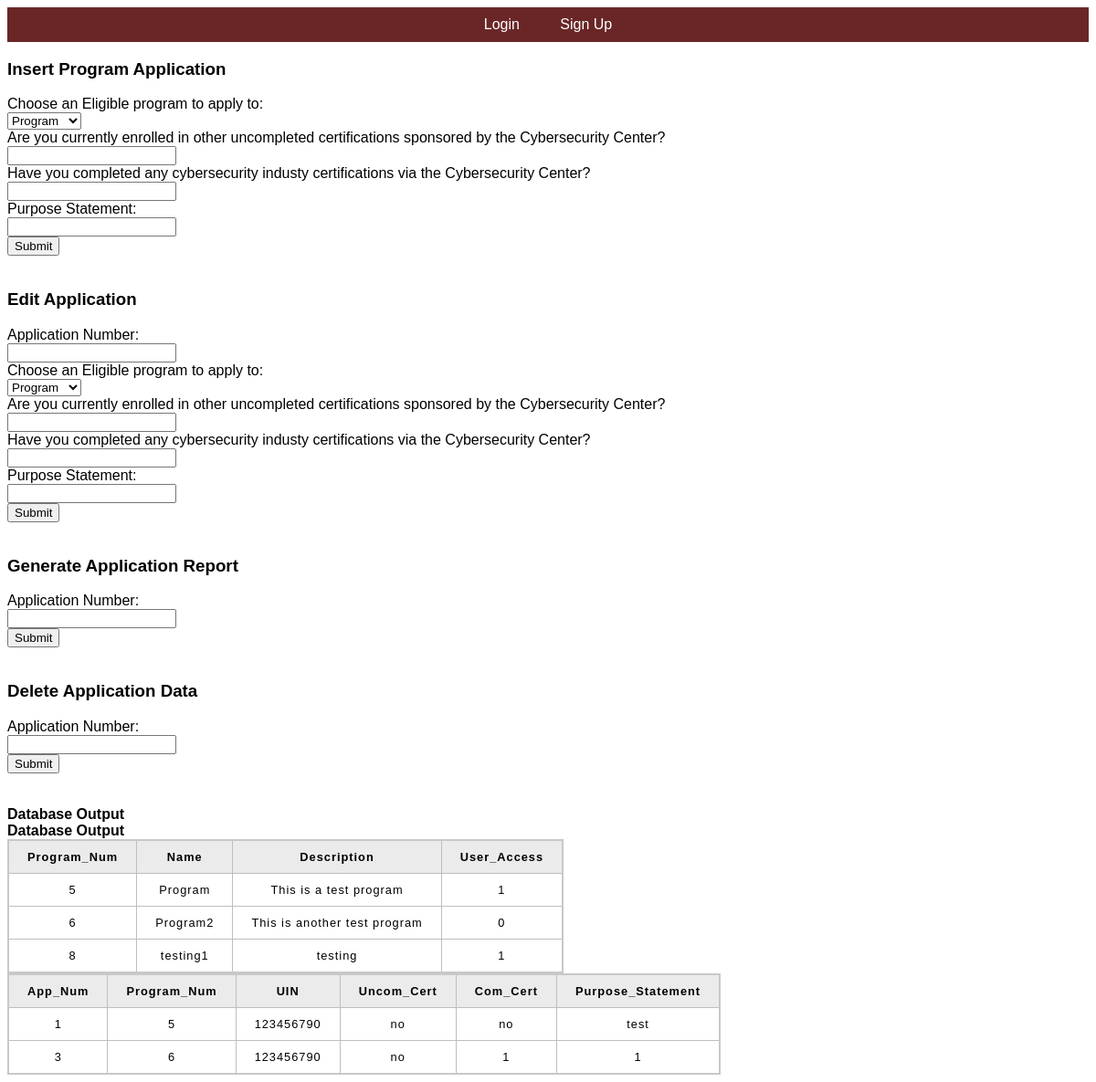
The page /app_info_manager.php on the database its author committed.
### tables this page shows
CREATE TABLE `programs` (
  `Program_Num` int(11) NOT NULL,
  `Name` varchar(128) NOT NULL,
  `Description` varchar(128) NOT NULL,
  `User_Access` tinyint(1) NOT NULL
);

CREATE TABLE `applications` (
  `App_Num` int(11) NOT NULL,
  `Program_Num` int(11) NOT NULL,
  `UIN` int(11) NOT NULL,
  `Uncom_Cert` varchar(128) NOT NULL,
  `Com_Cert` varchar(128) NOT NULL,
  `Purpose_Statement` longtext NOT NULL
);

### app_info_manager.php (the view, shortened to what this page needs)
<?php
  include_once('header.php');
  include_once 'includes/dbh.inc.php';
?>
<h3>Insert Program Application</h3>
  <form action="includes/app_info_manager.inc.php" method="post">
    <label for="Program_Num">Choose an Eligible program to apply to: </label><br>
    <select id="Program_Num" name="Program_Num">
      <?php
      $sql = "SELECT * FROM programs";
      $result = $conn->query($sql);
      if ($result->num_rows > 0) {
          while ($row = $result->fetch_assoc()) {
              echo '<option value="' . $row['Program_Num'] . '">' . $row['Name'] . '</option>';
          }
      } else {
          echo '<option value="">No programs available</option>';
      }
      ?>
    </select><br>
    <label for="Uncom_Cert">Are you currently enrolled in other uncompleted certifications sponsored by the Cybersecurity Center? </label><br>
    <input type="text" id="Uncom_Cert" name="Uncom_Cert"><br>
    <label for="Com_Cert">Have you completed any cybersecurity industy certifications via the Cybersecurity Center? </label><br>
    <input type="text" id="Com_Cert" name="Com_Cert"><br>
    <label for="Purpose_Statement">Purpose Statement: </label><br>
    <input type="text" id="Purpose_Statement" name="Purpose_Statement"><br>
    <button type="Apply" name="Apply">Submit</button>
  </form>
  <br>
  <h3>Edit Application</h3>
    <form action="includes/app_info_manager.inc.php" method="post">
        <label for="App_Num">Application Number: </label><br>
        <input type="text" id="App_Num" name="App_Num"><br>
        <label for="Program_Num">Choose an Eligible program to apply to: </label><br>
        <select id="Program_Num" name="Program_Num">
          <?php
          $sql = "SELECT * FROM programs";
          $result = $conn->query($sql);
          if ($result->num_rows > 0) {
              while ($row = $result->fetch_assoc()) {
                  echo '<option value="' . $row['Program_Num'] . '">' . $row['Name'] . '</option>';
              }
          } else {
              echo '<option value="">No programs available</option>';
          }
          ?>
        </select><br>
        <label for="Uncom_Cert">Are you currently enrolled in other uncompleted certifications sponsored by the Cybersecurity Center? </label><br>
        <input type="text" id="Uncom_Cert" name="Uncom_Cert"><br>
        <label for="Com_Cert">Have you completed any cybersecurity industy certifications via the Cybersecurity Center? </label><br>
        <input type="text" id="Com_Cert" name="Com_Cert"><br>
        <label for="Purpose_Statement">Purpose Statement: </label><br>
        <input type="text" id="Purpose_Statement" name="Purpose_Statement"><br>
        <button type="edit_app" name="edit_app">Submit</button>
    </form>
    <br>
    <h3>Generate Application Report</h3>
    <form action="includes/app_info_manager.inc.php" method="post">
        <label for="App_Num">Application Number: </label><br>
        <input type="text" id="App_Num" name="App_Num"><br>
        <button type="generate_app_report" name="generate_app_report">Submit</button>
    </form>
    <br>
    <h3>Delete Application Data</h3>
    <form action="includes/app_info_manager.inc.php" method="post">
        <label for="App_Num">Application Number: </label><br>
        <input type="text" id="App_Num" name="App_Num"><br>
        <button type="delete_app_data" name="delete_app_data">Submit</button>
    </form>
    <br>
<?php
$query = "SELECT * FROM programs";
echo "<br><b>Database Output</b>";
echo '<table>
      <tr>
          <th>Program_Num</th>
          <th>Name</th>
          <th>Description</th>
          <th>User_Access</th>
      </tr>';
if ($result = $conn->query($query)) {
  while ($row = $result->fetch_assoc()) {
      $field1name = $row["Program_Num"];
      $field2name = $row["Name"];
      $field3name = $row["Description"];
      $field4name = $row["User_Access"];
      echo '<tr>
        <td>'.$field1name.'</td>
        <td>'.$field2name.'</td>
        <td>'.$field3name.'</td>
        <td>'.$field4name.'</td>
      </tr>';
  }
$query = "SELECT * FROM applications";
echo "<br><b>Database Output</b>";
echo '<table>
      <tr>
          <th>App_Num</th>
          <th>Program_Num</th>
          <th>UIN</th>
          <th>Uncom_Cert</th>
          <th>Com_Cert</th>
          <th>Purpose_Statement</th>
      </tr>';
if ($result = $conn->query($query)) {
  while ($row = $result->fetch_assoc()) {
      $field1name = $row["App_Num"];
      $field2name = $row["Program_Num"];
      $field3name = $row["UIN"];
      $field4name = $row["Uncom_Cert"];
      $field5name = $row["Com_Cert"];
      $field6name = $row["Purpose_Statement"];
      echo '<tr>
        <td>'.$field1name.'</td>
        <td>'.$field2name.'</td>
        <td>'.$field3name.'</td>
        <td>'.$field4name.'</td>
        <td>'.$field5name.'</td>
        <td>'.$field6name.'</td>
      </tr>';
  }
}
}
?>
</body>
</html>

### rows shown on the page
programs: Program_Num "5", Name "Program", Description "This is a test program", User_Access "1"
programs: Program_Num "6", Name "Program2", Description "This is another test program", User_Access "0"
programs: Program_Num "8", Name "testing1", Description "testing", User_Access "1"
applications: App_Num "1", Program_Num "5", UIN "123456790", Uncom_Cert "no", Com_Cert "no", Purpose_Statement "test"
applications: App_Num "3", Program_Num "6", UIN "123456790", Uncom_Cert "no", Com_Cert "1", Purpose_Statement "1"

### other values the page prints
form field Program_Num "Program"
